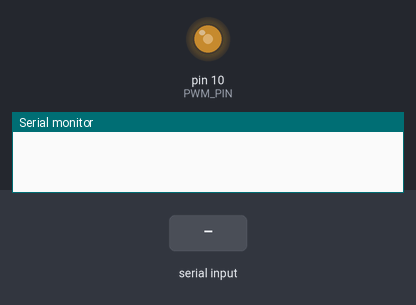
Bench run of a sketch on a simulated Arduino Uno, built with avr-gcc and run on an emulated ATmega328P. Shown: output pins drawn as LEDs (lit = HIGH), the last lines printed to the serial monitor. The inputs (shaded band) are chosen by the test bench.

Above: at 1.2 s.
1.3 s: "1\n" received over Serial
2.8 s: "0\n" received over Serial
At 3.5 s:
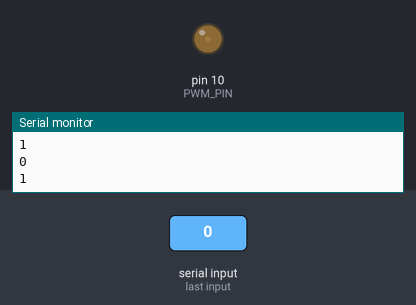
Timing chart, 0 to 5.8 s (numbered marks = the images above; inputs shaded):
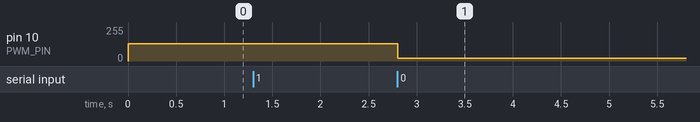

The sketch:

firmware.ino
```cpp
#define ICR 320
#define MAX_FLOW 80
#define DELAY_MS 50

const char FLOW_CHAR_START = '*';
const char FLOW_CHAR_END = FLOW_CHAR_START + MAX_FLOW + 1;
const byte PWM_PIN = 10;
const uint8_t FLOW_STEP = ICR / MAX_FLOW;

const char CHAR_VERSION = '!';
const char VERSION[] = "0.1\n";


void setPWM(uint8_t flow) {
    OCR1B = (uint16_t)(flow) * FLOW_STEP;
}


void setup() {
    Serial.begin(9600);

    pinMode(PWM_PIN, OUTPUT);

    setupTimer1();

    setPWM(MAX_FLOW / 2);
}

void setupTimer1() {
    // Set PWM frequency to about 25khz on pins 9,10 (timer 1 mode 10, no prescale, count to 320)
    TCCR1A = (1 << COM1A1) | (1 << COM1B1) | (1 << WGM11);
    TCCR1B = (1 << CS10) | (1 << WGM13);
    ICR1 = ICR;
    OCR1A = 0;
    OCR1B = 0;
}

void loop() {
    if (Serial.available()) {
        // accept byte as flow from 0 to 80
        // 320 == 80 * 4
        char flow;
        while (Serial.available()) {
            flow = Serial.read();
        }
        if (flow == CHAR_VERSION) {
            Serial.println(VERSION);
            return;
        }
        if (flow < FLOW_CHAR_START or flow >= FLOW_CHAR_END) {
            Serial.write('1');
            Serial.write('\n');
            return;
        }
        flow -= FLOW_CHAR_START;
        setPWM((uint8_t)flow);
        Serial.write('0');
        Serial.write('\n');
    }
    delay(DELAY_MS);
}
```

Measured:
- after the input at 2.8 s, pin 10 (PWM_PIN): 128/255 → 19/255 at once
